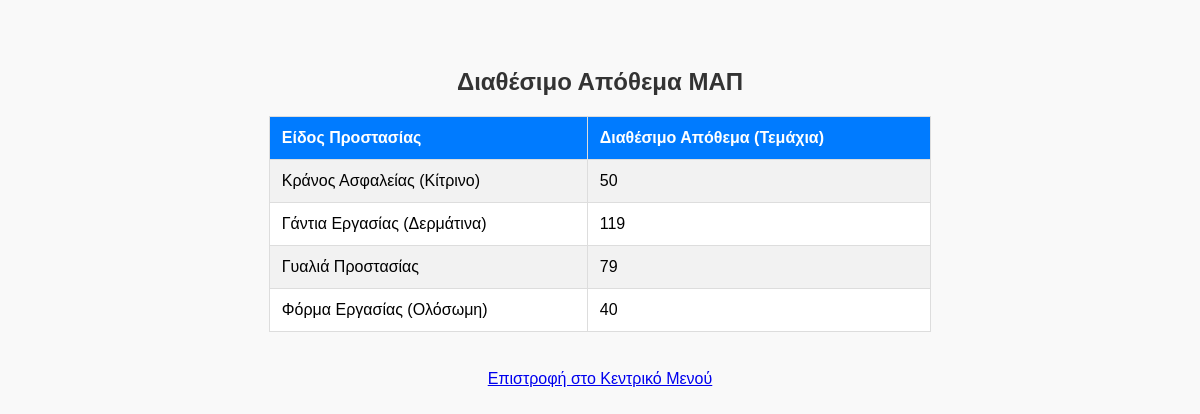
The page /inventory.php on the database its author committed.
### tables this page shows
CREATE TABLE `ppe_items` (
  `id` int(11) NOT NULL,
  `item_name` varchar(100) NOT NULL,
  `stock_quantity` int(11) NOT NULL
);

### inventory.php (the view, shortened to what this page needs)
<?php
require_once 'db.php';
$sql = "SELECT item_name, stock_quantity FROM ppe_items";
$result = $conn->query($sql);
?>
<!DOCTYPE html>
<html lang="el">
<head>
</head>
<body>
    <h2>Διαθέσιμο Απόθεμα ΜΑΠ</h2>
    <table>
        <tr>
            <th>Είδος Προστασίας</th>
            <th>Διαθέσιμο Απόθεμα (Τεμάχια)</th>
        </tr>
        <?php
        if ($result->num_rows > 0) {
            while($row = $result->fetch_assoc()) {
                echo "<tr>";
                echo "<td>" . $row["item_name"] . "</td>";
                echo "<td>" . $row["stock_quantity"] . "</td>";
                echo "</tr>";
            }
        } else {
            echo "<tr><td colspan='2'>Δεν βρέθηκε απόθεμα στη βάση δεδομένων.</td></tr>";
        }
        ?>
    </table>
<br><a href='index.php'>Επιστροφή στο Κεντρικό Μενού</a>
</body>
</html>

### inventory.php (style rules this page uses)
body { font-family: Arial, sans-serif; padding: 40px; background-color: #f9f9f9; text-align: center; }
h2 { color: #333; }
table { width: 60%; border-collapse: collapse; margin: 20px auto; background-color: white; text-align: left; }
th, td { border: 1px solid #ddd; padding: 12px; }
th { background-color: #007BFF; color: white; }
tr:nth-child(even) { background-color: #f2f2f2; }

### rows shown on the page
ppe_items: item_name "Κράνος Ασφαλείας (Κίτρινο)", stock_quantity "50"
ppe_items: item_name "Γάντια Εργασίας (Δερμάτινα)", stock_quantity "119"
ppe_items: item_name "Γυαλιά Προστασίας", stock_quantity "79"
ppe_items: item_name "Φόρμα Εργασίας (Ολόσωμη)", stock_quantity "40"
